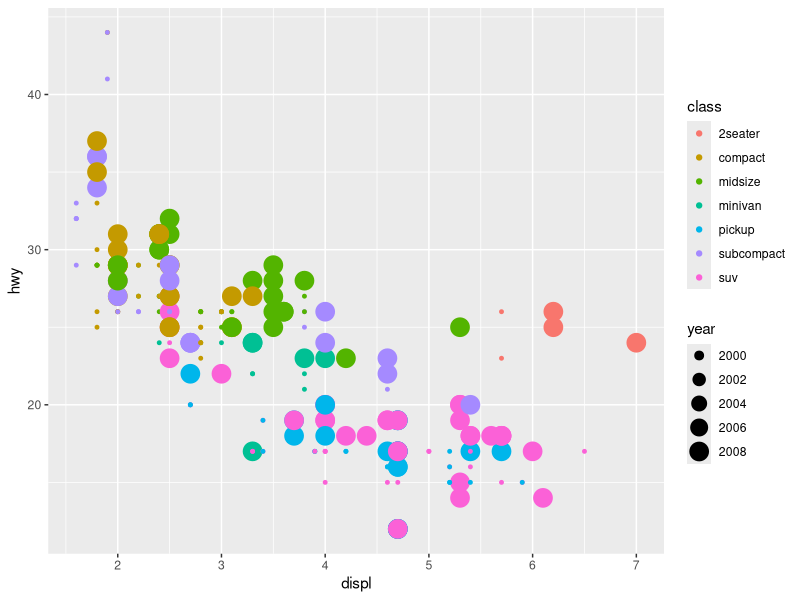
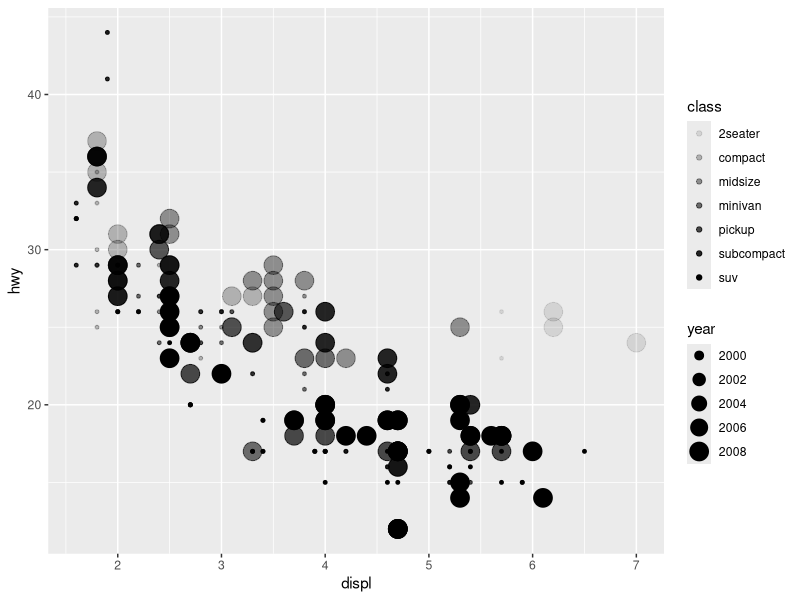
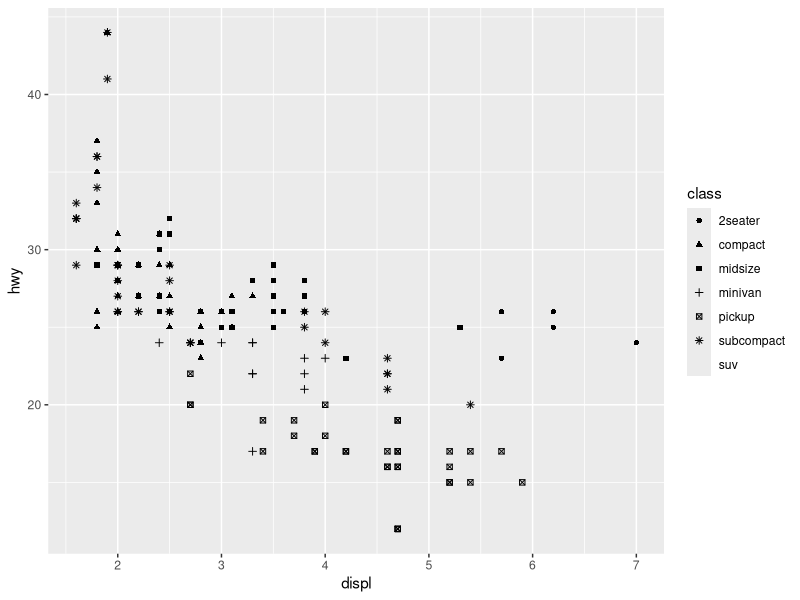
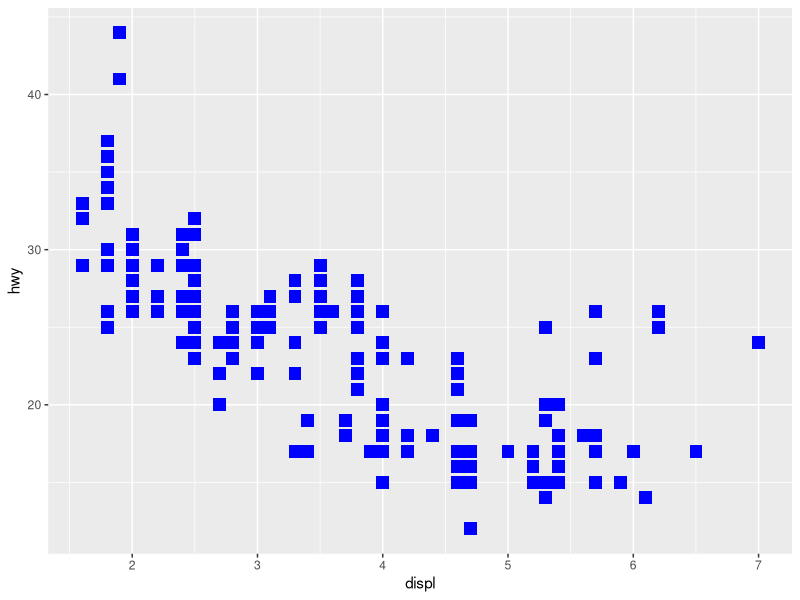
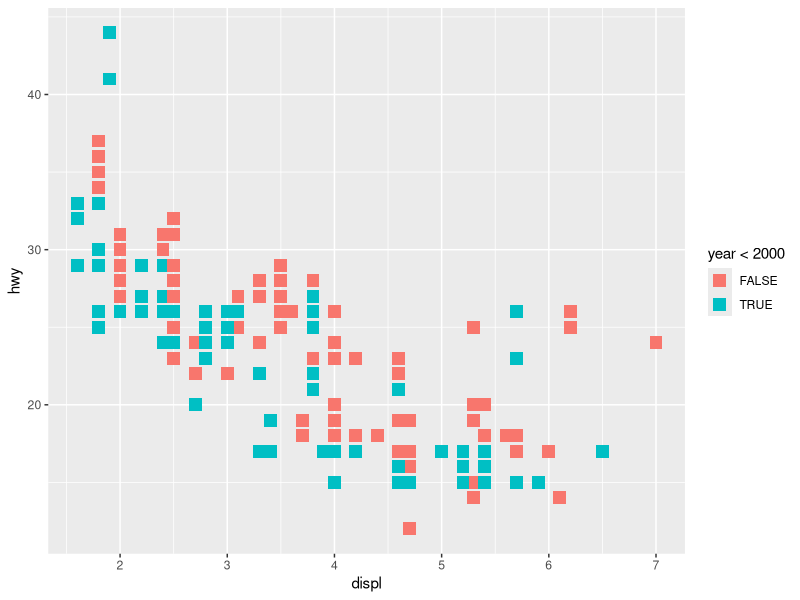
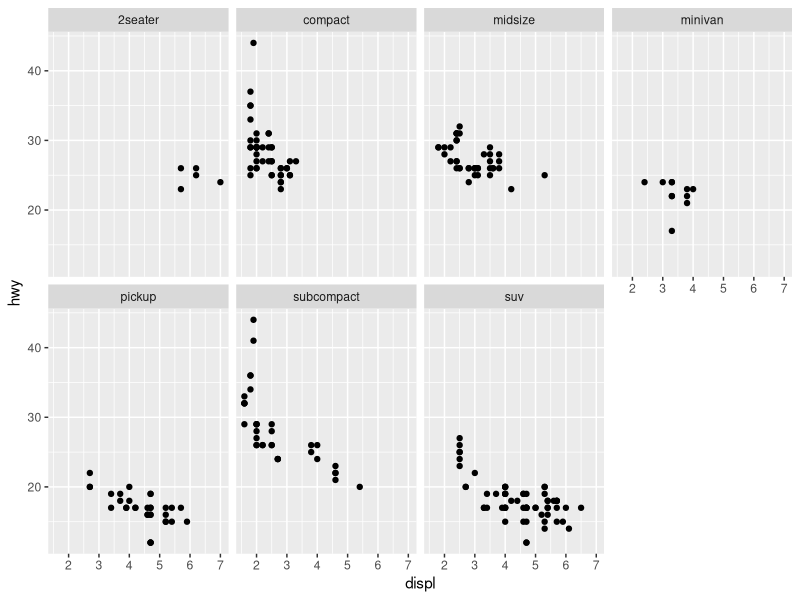
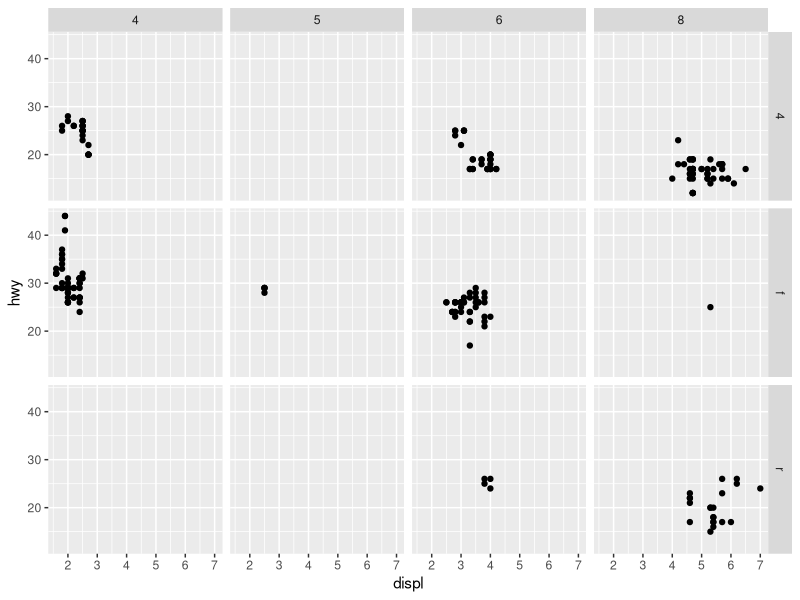
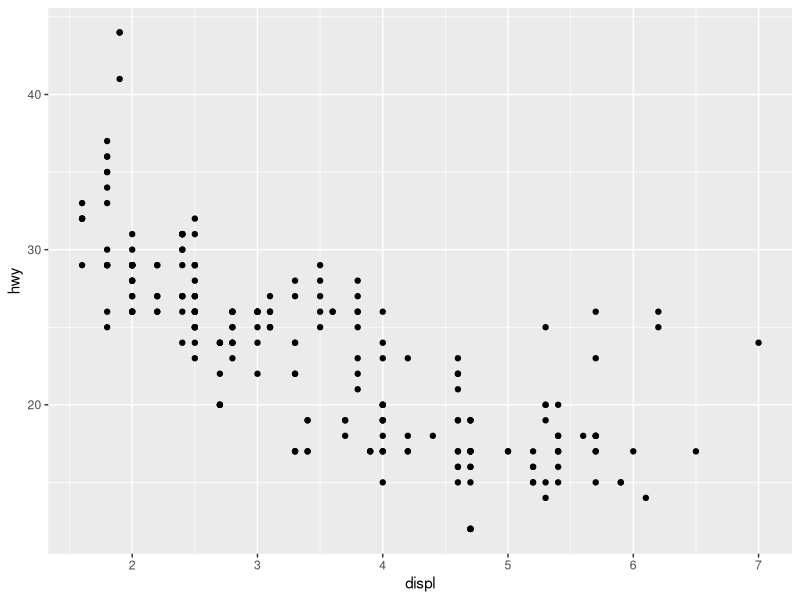

Here is the R script that generated these plots, in order:
## chap 1 in "R for data science"
#install.packages("tidyverse")

#problems solved: cf.https://stackoverflow.com/questions/31717850/error-package-or-namespace-load-failed-for-ggplot2-and-for-data-table
##errors shown after installation of tidyverse and ggplot
##soluation: (1)update the R version to the latest R3.4.4
##(2)remove the initial instation: remove.packages("ggplot2") 
##(3)reinstall it again: install.packages("ggplot2",dependencies=TRUE)


library(tidyverse)
library(ggplot2)
mpg01<-data.frame(mpg)
head(mpg)
dim(mpg)
head(mpg)

##---- examples from book: R for data science (p3~)----##
## use displ as x axis, hwy as y axis, adjust the plot points with color by 'class', and plot size by 'year'
ggplot(data=mpg01)+geom_point(mapping=aes(x=displ,y=hwy,color=class,size=year))

## alpha controls the transparancy
ggplot(data=mpg01)+geom_point(mapping=aes(x=displ,y=hwy,alpha=class,size=year))
##shape controls the shape of points
ggplot(data=mpg01)+geom_point(mapping=aes(x=displ,y=hwy,shape=class))

## add aesthetic manually -- add a argument outside the aes()
ggplot(data=mpg01)+geom_point(mapping=aes(x=displ,y=hwy),color="blue",size=4,shape=15)
                    
## add conditional argument in aes(),which specifies the cars 'before 2000'(TRUE) and 'after 2000'(FALSE)
ggplot(data=mpg01)+geom_point(mapping=aes(x=displ,y=hwy,color=year<2000),size=4,shape=15)

## facet for 1 categorical variable
ggplot(data=mpg01)+geom_point(mapping=aes(x=displ,y=hwy))+facet_wrap(~class,nrow=2)
## facet for 2 categorical variables                            
ggplot(data=mpg01)+geom_point(mapping=aes(x=displ,y=hwy))+facet_grid(drv~cyl)


#-----geometric objects------##
ggplot(data=mpg01)+geom_point(mapping=aes(x=displ,y=hwy))

#smoothing conditional means: geom_smooth#
ggplot(data=mpg01)+geom_smooth(mapping=aes(x=displ,y=hwy,linetype=drv))
#geom_smooth with raw data points & conditional mean areas#
ggplot(data=mpg01)+geom_point(mapping=aes(x=displ,y=hwy,color=drv))+geom_smooth(mapping=aes(x=displ,y=hwy,linetype=drv))

##global setting: the above one is equivalent to the following one##
ggplot(data=mpg01,mapping=aes(x=displ,y=hwy))+geom_point(mapping=aes(color=drv))+geom_smooth(mapping=aes(linetype=drv))

## global setting with local difference in geom: cf p.20##
library(dplyr)
ggplot(data=mpg01,mapping=aes(x=displ,y=hwy))+geom_point(mapping=aes(color=class))+geom_smooth(data=filter(mpg01,class=="subcompact"),se=FALSE)


